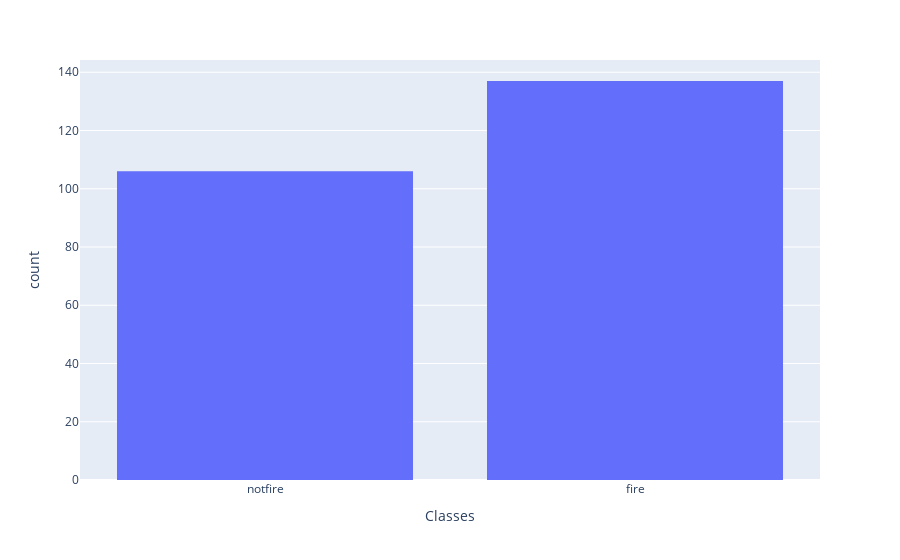

The notebook cell saved with this chart:
### Markdown cell above
#### 4.1 Visualize the Target Feature

### Code cell
px.histogram(df, x='Classes')

### Figure 1 — Plotly figure (JSON) as saved in the notebook; plotly's stock layout.template omitted (floating-point values rounded to 4 significant figures; data arrays with more than 128 entries replaced by an {"elided": "..."} marker saying what was removed)
{"data": [{"alignmentgroup": "True", "bingroup": "x", "hovertemplate": "Classes=%{x}<br>count=%{y}<extra></extra>", "legendgroup": "", "marker": {"color": "#636efa", "pattern": {"shape": ""}}, "name": "", "offsetgroup": "", "orientation": "v", "showlegend": false, "type": "histogram", "x": {"elided": "243 str values"}, "xaxis": "x", "yaxis": "y"}], "layout": {"barmode": "relative", "legend": {"tracegroupgap": 0}, "margin": {"t": 60}, "xaxis": {"anchor": "y", "domain": [0, 1], "title": {"text": "Classes"}}, "yaxis": {"anchor": "x", "domain": [0, 1], "title": {"text": "count"}}}}
